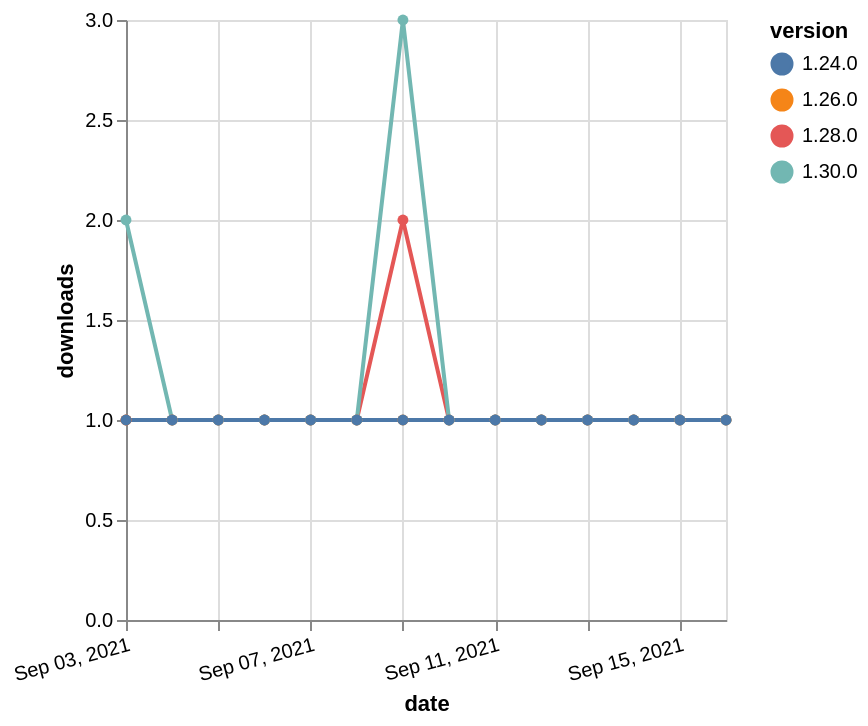

Write the Vega-Lite specification saved for this chart.
### Vega-Lite specification from a JSON file in a GitHub repository (floating-point values rounded to 4 significant figures)
{"$schema": "https://vega.github.io/schema/vega-lite/v5.json", "description": "A simple bar chart with embedded data.", "data": {"values": [{"date": "2021-09-03", "total": 170, "delta": 1, "version": "1.28.0"}, {"date": "2021-09-04", "total": 171, "delta": 1, "version": "1.28.0"}, {"date": "2021-09-05", "total": 172, "delta": 1, "version": "1.28.0"}, {"date": "2021-09-06", "total": 173, "delta": 1, "version": "1.28.0"}, {"date": "2021-09-07", "total": 174, "delta": 1, "version": "1.28.0"}, {"date": "2021-09-08", "total": 175, "delta": 1, "version": "1.28.0"}, {"date": "2021-09-09", "total": 177, "delta": 2, "version": "1.28.0"}, {"date": "2021-09-10", "total": 178, "delta": 1, "version": "1.28.0"}, {"date": "2021-09-11", "total": 179, "delta": 1, "version": "1.28.0"}, {"date": "2021-09-12", "total": 180, "delta": 1, "version": "1.28.0"}, {"date": "2021-09-13", "total": 181, "delta": 1, "version": "1.28.0"}, {"date": "2021-09-14", "total": 182, "delta": 1, "version": "1.28.0"}, {"date": "2021-09-15", "total": 183, "delta": 1, "version": "1.28.0"}, {"date": "2021-09-16", "total": 184, "delta": 1, "version": "1.28.0"}, {"date": "2021-09-03", "total": 176, "delta": 1, "version": "1.26.0"}, {"date": "2021-09-04", "total": 177, "delta": 1, "version": "1.26.0"}, {"date": "2021-09-05", "total": 178, "delta": 1, "version": "1.26.0"}, {"date": "2021-09-06", "total": 179, "delta": 1, "version": "1.26.0"}, {"date": "2021-09-07", "total": 180, "delta": 1, "version": "1.26.0"}, {"date": "2021-09-08", "total": 181, "delta": 1, "version": "1.26.0"}, {"date": "2021-09-09", "total": 182, "delta": 1, "version": "1.26.0"}, {"date": "2021-09-10", "total": 183, "delta": 1, "version": "1.26.0"}, {"date": "2021-09-11", "total": 184, "delta": 1, "version": "1.26.0"}, {"date": "2021-09-12", "total": 185, "delta": 1, "version": "1.26.0"}, {"date": "2021-09-13", "total": 186, "delta": 1, "version": "1.26.0"}, {"date": "2021-09-14", "total": 187, "delta": 1, "version": "1.26.0"}, {"date": "2021-09-15", "total": 188, "delta": 1, "version": "1.26.0"}, {"date": "2021-09-16", "total": 189, "delta": 1, "version": "1.26.0"}, {"date": "2021-09-03", "total": 151, "delta": 2, "version": "1.30.0"}, {"date": "2021-09-04", "total": 152, "delta": 1, "version": "1.30.0"}, {"date": "2021-09-05", "total": 153, "delta": 1, "version": "1.30.0"}, {"date": "2021-09-06", "total": 154, "delta": 1, "version": "1.30.0"}, {"date": "2021-09-07", "total": 155, "delta": 1, "version": "1.30.0"}, {"date": "2021-09-08", "total": 156, "delta": 1, "version": "1.30.0"}, {"date": "2021-09-09", "total": 159, "delta": 3, "version": "1.30.0"}, {"date": "2021-09-10", "total": 160, "delta": 1, "version": "1.30.0"}, {"date": "2021-09-11", "total": 161, "delta": 1, "version": "1.30.0"}, {"date": "2021-09-12", "total": 162, "delta": 1, "version": "1.30.0"}, {"date": "2021-09-13", "total": 163, "delta": 1, "version": "1.30.0"}, {"date": "2021-09-14", "total": 164, "delta": 1, "version": "1.30.0"}, {"date": "2021-09-15", "total": 165, "delta": 1, "version": "1.30.0"}, {"date": "2021-09-16", "total": 166, "delta": 1, "version": "1.30.0"}, {"date": "2021-09-03", "total": 217, "delta": 1, "version": "1.24.0"}, {"date": "2021-09-04", "total": 218, "delta": 1, "version": "1.24.0"}, {"date": "2021-09-05", "total": 219, "delta": 1, "version": "1.24.0"}, {"date": "2021-09-06", "total": 220, "delta": 1, "version": "1.24.0"}, {"date": "2021-09-07", "total": 221, "delta": 1, "version": "1.24.0"}, {"date": "2021-09-08", "total": 222, "delta": 1, "version": "1.24.0"}, {"date": "2021-09-09", "total": 223, "delta": 1, "version": "1.24.0"}, {"date": "2021-09-10", "total": 224, "delta": 1, "version": "1.24.0"}, {"date": "2021-09-11", "total": 225, "delta": 1, "version": "1.24.0"}, {"date": "2021-09-12", "total": 226, "delta": 1, "version": "1.24.0"}, {"date": "2021-09-13", "total": 227, "delta": 1, "version": "1.24.0"}, {"date": "2021-09-14", "total": 228, "delta": 1, "version": "1.24.0"}, {"date": "2021-09-15", "total": 229, "delta": 1, "version": "1.24.0"}, {"date": "2021-09-16", "total": 230, "delta": 1, "version": "1.24.0"}]}, "width": "container", "mark": {"type": "line", "point": {"filled": true}}, "encoding": {"x": {"field": "date", "type": "temporal", "timeUnit": "yearmonthdate", "title": "date", "axis": {"labelAngle": -15}}, "y": {"field": "delta", "type": "quantitative", "title": "downloads"}, "color": {"field": "version", "type": "nominal"}, "tooltip": {"field": "delta"}}}
